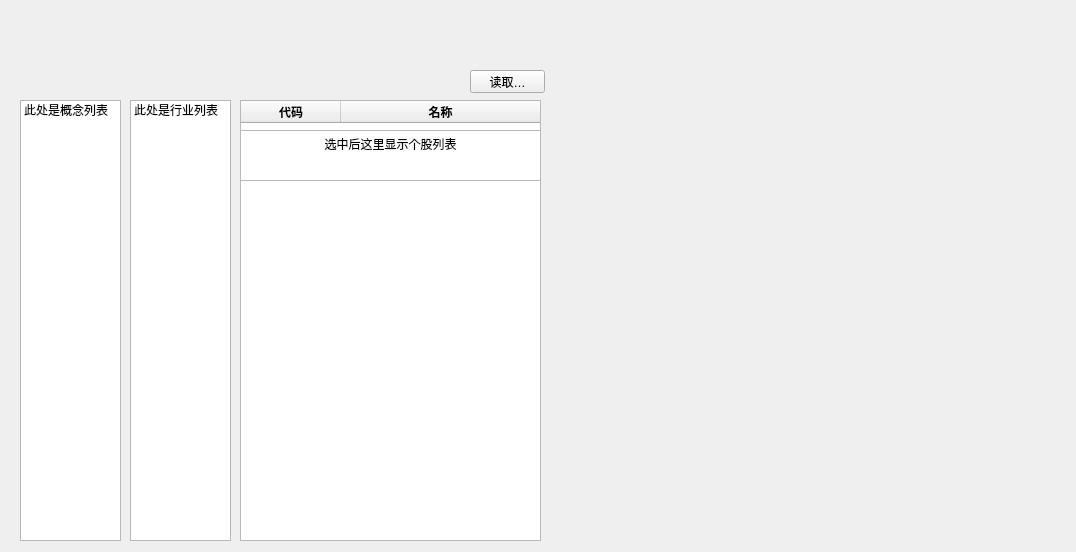
<?xml version="1.0" encoding="UTF-8"?>
<ui version="4.0">
 <class>Form</class>
 <widget class="QWidget" name="Form">
  <property name="geometry">
   <rect>
    <x>0</x>
    <y>0</y>
    <width>1076</width>
    <height>552</height>
   </rect>
  </property>
  <property name="windowTitle">
   <string>Form</string>
  </property>
  <property name="windowFilePath">
   <string>http://image.sinajs.cn/newchart/daily/n/sh000001.gif</string>
  </property>
  <widget class="QPushButton" name="pushButton">
   <property name="geometry">
    <rect>
     <x>470</x>
     <y>70</y>
     <width>75</width>
     <height>23</height>
    </rect>
   </property>
   <property name="text">
    <string>读取…</string>
   </property>
  </widget>
  <widget class="QTextEdit" name="textEdit">
   <property name="geometry">
    <rect>
     <x>240</x>
     <y>130</y>
     <width>301</width>
     <height>51</height>
    </rect>
   </property>
   <property name="font">
    <font>
     <family>Arial Unicode MS</family>
     <pointsize>16</pointsize>
    </font>
   </property>
   <property name="html">
    <string>&lt;!DOCTYPE HTML PUBLIC &quot;-//W3C//DTD HTML 4.0//EN&quot; &quot;http://www.w3.org/TR/REC-html40/strict.dtd&quot;&gt;
&lt;html&gt;&lt;head&gt;&lt;meta name=&quot;qrichtext&quot; content=&quot;1&quot; /&gt;&lt;style type=&quot;text/css&quot;&gt;
p, li { white-space: pre-wrap; }
&lt;/style&gt;&lt;/head&gt;&lt;body style=&quot; font-family:'Arial Unicode MS'; font-size:16pt; font-weight:400; font-style:normal;&quot;&gt;
&lt;p align=&quot;center&quot; style=&quot; margin-top:0px; margin-bottom:0px; margin-left:0px; margin-right:0px; -qt-block-indent:0; text-indent:0px;&quot;&gt;&lt;span style=&quot; font-family:'SimSun'; font-size:9pt;&quot;&gt;选中后这里显示个股列表&lt;/span&gt;&lt;/p&gt;&lt;/body&gt;&lt;/html&gt;</string>
   </property>
  </widget>
  <widget class="QListWidget" name="listWidget">
   <property name="geometry">
    <rect>
     <x>20</x>
     <y>100</y>
     <width>101</width>
     <height>441</height>
    </rect>
   </property>
   <item>
    <property name="text">
     <string>此处是概念列表</string>
    </property>
   </item>
  </widget>
  <widget class="QTableWidget" name="tableWidget">
   <property name="geometry">
    <rect>
     <x>240</x>
     <y>100</y>
     <width>301</width>
     <height>441</height>
    </rect>
   </property>
   <property name="lineWidth">
    <number>1</number>
   </property>
   <property name="midLineWidth">
    <number>1</number>
   </property>
   <attribute name="horizontalHeaderStretchLastSection">
    <bool>true</bool>
   </attribute>
   <column>
    <property name="text">
     <string>代码</string>
    </property>
    <property name="font">
     <font>
      <weight>75</weight>
      <bold>true</bold>
     </font>
    </property>
    <property name="textAlignment">
     <set>AlignCenter</set>
    </property>
   </column>
   <column>
    <property name="text">
     <string>名称</string>
    </property>
    <property name="font">
     <font>
      <weight>75</weight>
      <bold>true</bold>
     </font>
    </property>
    <property name="textAlignment">
     <set>AlignCenter</set>
    </property>
   </column>
  </widget>
  <widget class="QListWidget" name="listWidget_2">
   <property name="geometry">
    <rect>
     <x>130</x>
     <y>100</y>
     <width>101</width>
     <height>441</height>
    </rect>
   </property>
   <item>
    <property name="text">
     <string>此处是行业列表</string>
    </property>
   </item>
  </widget>
  <zorder>tableWidget</zorder>
  <zorder>pushButton</zorder>
  <zorder>textEdit</zorder>
  <zorder>listWidget</zorder>
  <zorder>listWidget_2</zorder>
 </widget>
 <resources/>
 <connections>
  <connection>
   <sender>pushButton</sender>
   <signal>clicked()</signal>
   <receiver>Form</receiver>
   <slot>hello()</slot>
   <hints>
    <hint type="sourcelabel">
     <x>187</x>
     <y>69</y>
    </hint>
    <hint type="destinationlabel">
     <x>188</x>
     <y>96</y>
    </hint>
   </hints>
  </connection>
  <connection>
   <sender>listWidget</sender>
   <signal>itemSelectionChanged()</signal>
   <receiver>Form</receiver>
   <slot>selectCode()</slot>
   <hints>
    <hint type="sourcelabel">
     <x>86</x>
     <y>378</y>
    </hint>
    <hint type="destinationlabel">
     <x>191</x>
     <y>378</y>
    </hint>
   </hints>
  </connection>
 </connections>
 <slots>
  <slot>hello()</slot>
  <slot>selectCode()</slot>
 </slots>
</ui>
